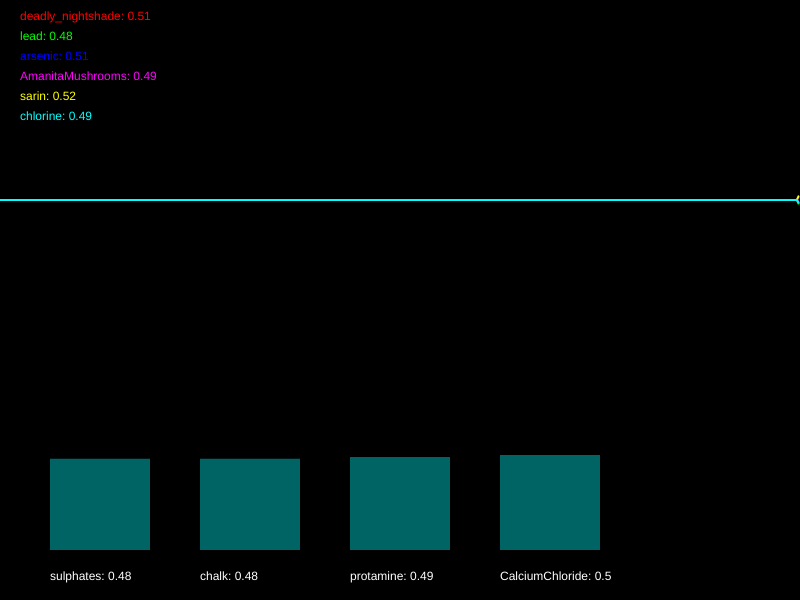
Frame 1 (no input)
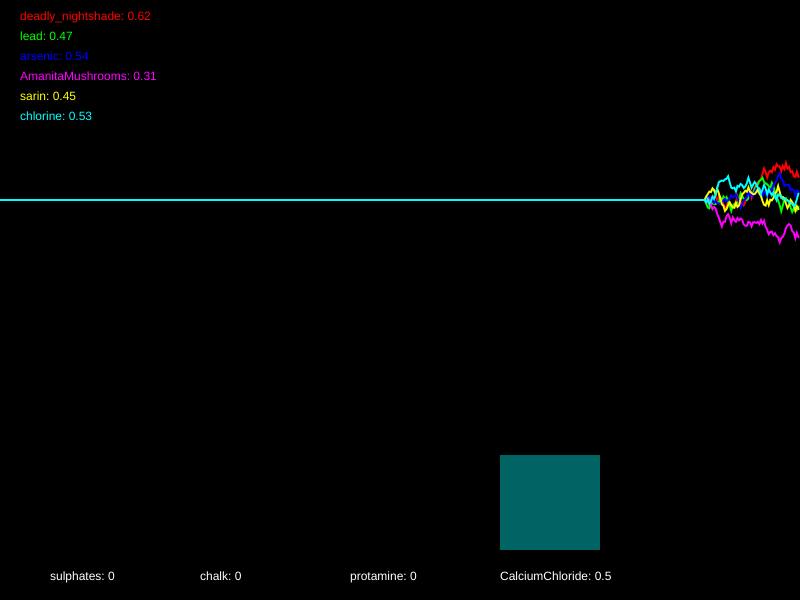
Frame 60 (no input)
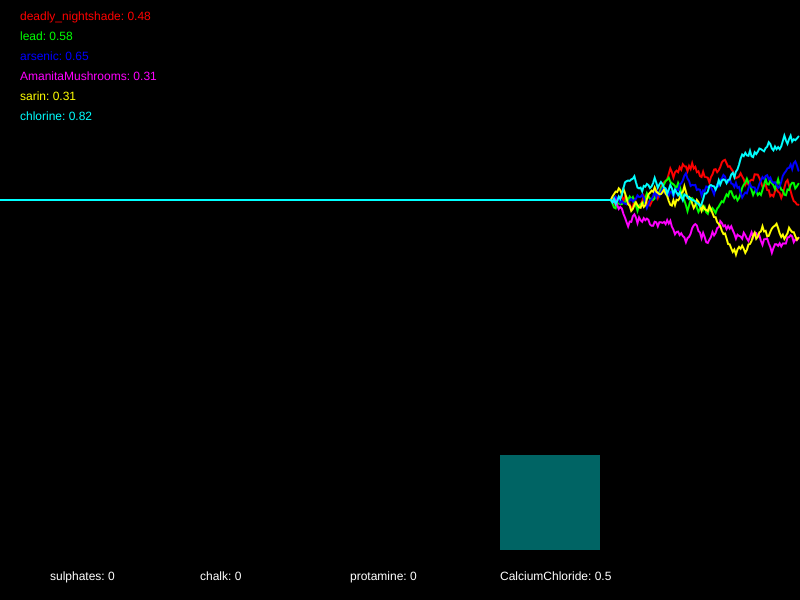
Frame 120 (the mouse pressed at the canvas centre since frame 60)

The p5.js sketch that drew these frames (run headless with seeded random() and noise() and a simulated clock; from frame 60 on, the mouse is pressed at the canvas centre):

// p5.js sketch
// ── sketch.js
/*

Officer: 3154130
CaseNum: 401-2-92725840-3154130

Case 401 - The Case of Norbert's Weiner Stand
Stage 3 - Bilious bagel

As I suspected Norbert has struck again. Ever inventive he’s set up a bagel stand and has laced the cream cheese with an ingenious but vicious toxin. This one is quite deadly so get yourself down to the lab right away.

You must develop the antidote by using conditional statements in the draw loop to do the following.


    
	- If either lead dips below 0.71, sarin goes above 0.72, or perhaps arsenic goes above 0.45, decrease chalk by 0.02
    
	- If deadly_nightshade dips below 0.56, AmanitaMushrooms dips below 0.44, and also chlorine dips below 0.25, increment chalk by 0.03
    
	- If either sarin goes above 0.73, AmanitaMushrooms goes above 0.36, or perhaps arsenic goes above 0.34, reduce protamine by 0.03
    
	- When deadly_nightshade dips below 0.37 or chlorine goes above 0.26, increment protamine by 0.02
    



Your conditional statements should consider the following poisons:

	- deadly_nightshade
	- lead
	- arsenic
	- AmanitaMushrooms
	- sarin
	- chlorine


Your conditional statements should modify the following antidotes:

	- sulphates
	- chalk
	- protamine
	- CalciumChloride


- There are many ways to complete this task but you should only use the following commands:

	if(){}
	>
	<
	&&
	||
	+=
	-=

*/

//Declare the poison variables
var deadly_nightshade;
var lead;
var arsenic;
var AmanitaMushrooms;
var sarin;
var chlorine;


//Declare the antidote variables
var sulphates;
var chalk;
var protamine;
var CalciumChloride;


//This variable is used for drawing the graph
var graphs;


function setup()
{

	createCanvas(800,600);
	strokeWeight(2);

	//initialise the poisons and antidotes
	deadly_nightshade = 0.5;
	lead = 0.5;
	arsenic = 0.5;
	AmanitaMushrooms = 0.5;
	sarin = 0.5;
	chlorine = 0.5;
	sulphates = 0.5;
	chalk = 0.5;
	protamine = 0.5;
	CalciumChloride = 0.5;


	//fills the graph with empty values
	graphs = [];

	for(var i = 0; i < 6; i++)
	{
		graphs.push([]);
		for(var j = 0; j < 512; j++)
		{
			graphs[i].push(0.5);
		}
	}

}
//	- If either lead dips below 0.71, sarin goes above 0.72, or perhaps arsenic goes above 0.45, decrease chalk by 0.02
//    
//	- If deadly_nightshade dips below 0.56, AmanitaMushrooms dips below 0.44, and also chlorine dips below 0.25, increment chalk by 0.03
//    
//	- If either sarin goes above 0.73, AmanitaMushrooms goes above 0.36, or perhaps arsenic goes above 0.34, reduce protamine by 0.03
//    
//	- When deadly_nightshade dips below 0.37 or chlorine goes above 0.26, increment protamine by 0.02
function draw()
{

	//Develop the antidote below
	//Write conditional statements to change the amount of each substance ...
    if(AmanitaMushrooms<0.72 && lead >0.36)
    {
        sulphates-=0.05
    }
    if(chlorine<0.63 || deadly_nightshade>0.36)
    {
        sulphates+=0.03
    }
    if((lead<0.71 || sarin >0.72) ||arsenic>0.45)
    {
        chalk-=0.02
    }
    if((deadly_nightshade<0.56 && AmanitaMushrooms <0.44)&& chlorine <0.25)
    {
        chalk += 0.03
    }
    if((sarin >0.73 || AmanitaMushrooms >0.36)|| arsenic >0.34)
    {
        protamine-=0.03
    }
    if(deadly_nightshade<0.37||chlorine>0.26)
    {
        protamine+=0.02
    }
    if((deadly_nightshade<0.36 && chlorine <0.4)&&lead<0.67)
    {
        CalciumChloride-=0.01
    }
    if((arsenic<0.32 && AmanitaMushrooms>0.61)&& sarin >0.33)
    {
        CalciumChloride+=0.01
    }
    




	//////////////////////////////////////////////////////

	//the code below generates new values using random numbers

	/*
		For testing, you might want to temporarily comment out
		these lines and set the same variables to constant values
		instead.
	*/

	deadly_nightshade = nextValue(graphs[0],deadly_nightshade);
	lead = nextValue(graphs[1],lead);
	arsenic = nextValue(graphs[2],arsenic);
	AmanitaMushrooms = nextValue(graphs[3],AmanitaMushrooms);
	sarin = nextValue(graphs[4],sarin);
	chlorine = nextValue(graphs[5],chlorine);


	sulphates = constrain(sulphates, 0, 1);
	chalk = constrain(chalk, 0, 1);
	protamine = constrain(protamine, 0, 1);
	CalciumChloride = constrain(CalciumChloride, 0, 1);


	///////// DO NOT CHANGE THE CODE BELOW ///////////

	//drawing code

	// set background
	background(0);
	noFill();

	//draw the graphs for the vitals
	var colors = [
	color(255, 0, 0),
	color(0, 255, 0),
	color(0, 0, 255),
	color(255, 0, 255),
	color(255, 255, 0),
	color(0, 255, 255)
	];

	for(var i = 0; i < graphs.length; i++)
	{
		stroke(colors[i]);
		drawGraph(graphs[i]);
	}

	//draw the poisons as text
	noStroke();
	fill(colors[0]);
	text('deadly_nightshade: ' + nf(deadly_nightshade,1,2), 20,20);
	fill(colors[1]);
	text('lead: ' + nf(lead,1,2), 20,40);
	fill(colors[2]);
	text('arsenic: ' + nf(arsenic,1,2), 20,60);
	fill(colors[3]);
	text('AmanitaMushrooms: ' + nf(AmanitaMushrooms,1,2), 20,80);
	fill(colors[4]);
	text('sarin: ' + nf(sarin,1,2), 20,100);
	fill(colors[5]);
	text('chlorine: ' + nf(chlorine,1,2), 20,120);


	//draw the antidotes bar chart
	drawBar(sulphates,50,'sulphates');
	drawBar(chalk,200,'chalk');
	drawBar(protamine,350,'protamine');
	drawBar(CalciumChloride,500,'CalciumChloride');


}

function nextValue(graph, val)
{
	//gets the next value for a vital and puts it in an array for drawing
	var delta = random(-0.03,0.03);

	val += delta;
	if(val > 1 || val < 0)
	{
		delta *= -1;
		val += delta * 2;
	}

	graph.push(val)
	graph.shift();
	return val;
}

function drawGraph(graph)
{
	//draws an array as a graph
	beginShape();
	for(var i = 0; i < graph.length; i++)
	{
			vertex(width * i/512, height * 0.5 - graph[i]* height/3)
	}
	endShape();
}


function drawBar(val, x, name)
{
	//draws the bars for bar chart
    noStroke();
    fill(0,100,100);
	var mh = height * 0.4 - 50;
	rect(x,(height - 50) - val*mh, 100, val*mh);
    fill(255);
	text(name + ": " + val, x, height - 20);
}
